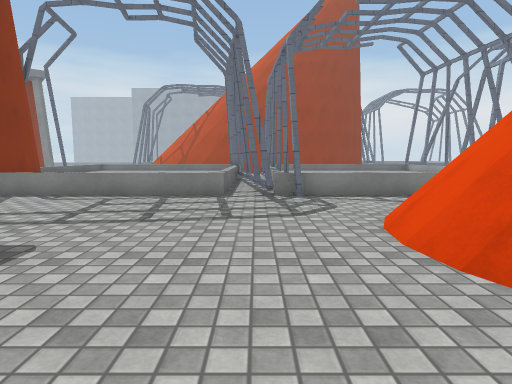
view 1 (above)

24 first-person views from a walk through a 3-D level made in the Unity game engine. The camera is 1.2 m above the floor, tilts 6° down and sees 75° across. The floor is counted in squares, 1 m on a side. Each view is taken from the middle of a square. On the plan, view 1 faces up. The plan holds only what a view shows up to about 14 squares ahead; the rest is blank. The place goes on beyond the plan. The player is left out. Surface patterns are stand-ins for the level's own textures.

view 2
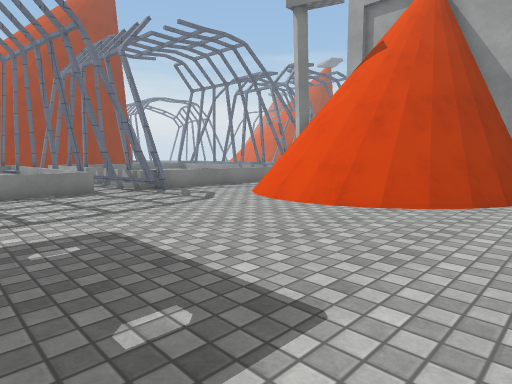

view 3
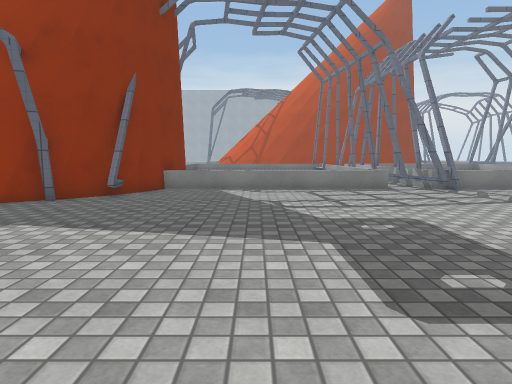

view 4
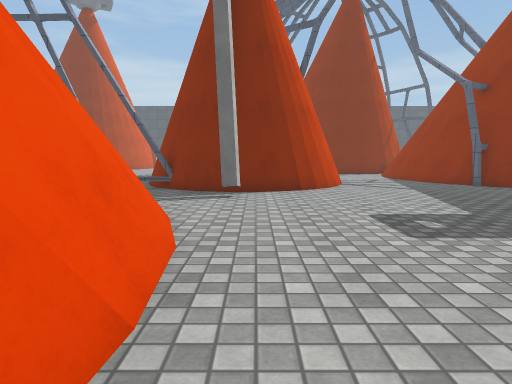

view 5
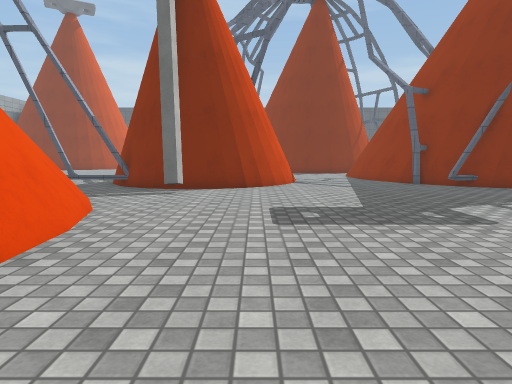

view 6
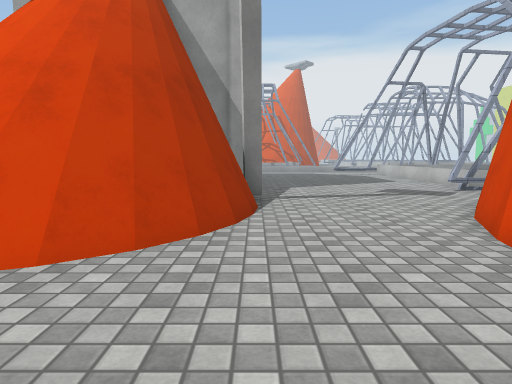

view 7
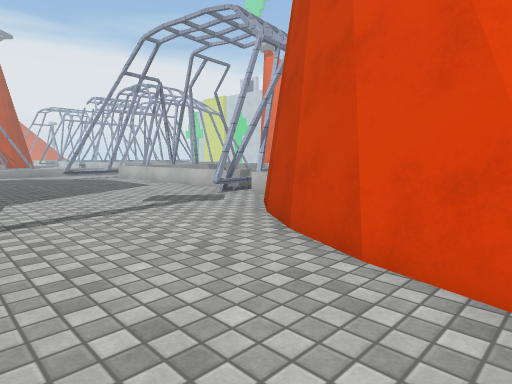

view 8
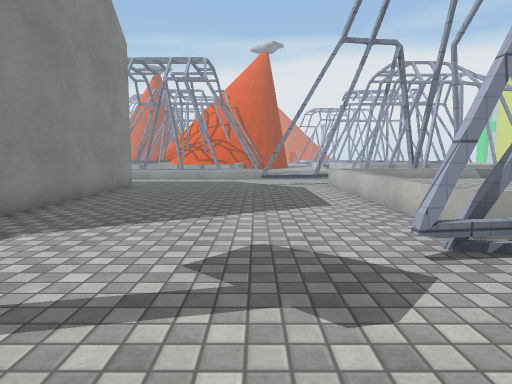

view 9
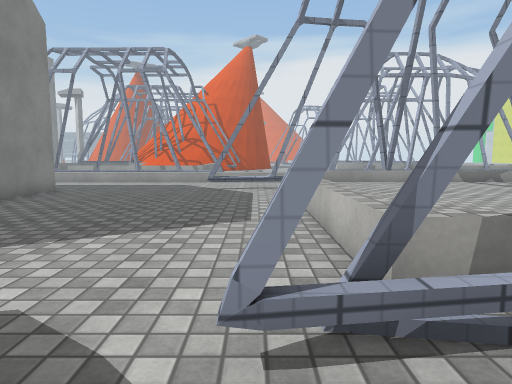

view 10
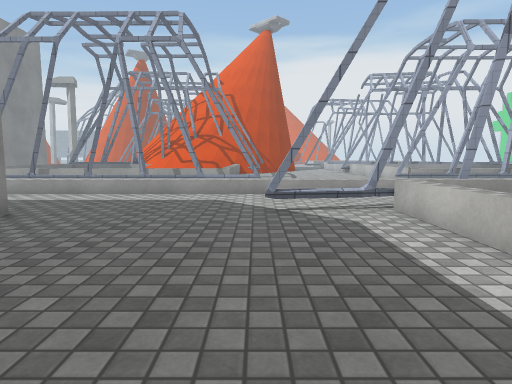

view 11
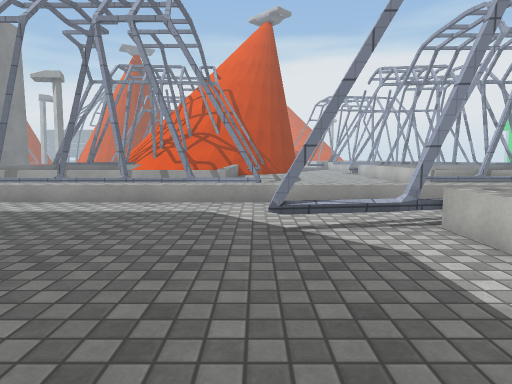

view 12
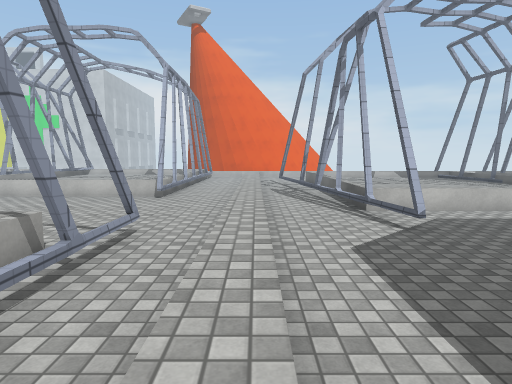

view 13
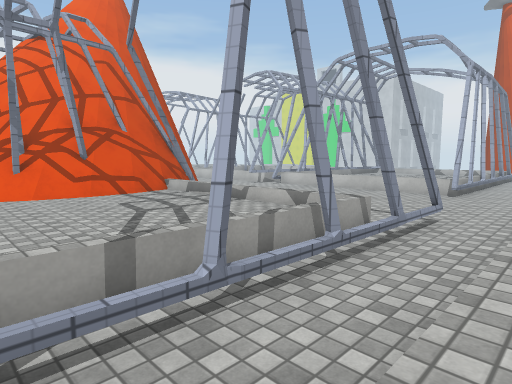

view 14
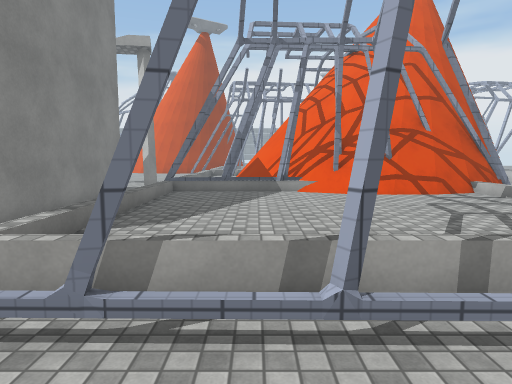

view 15
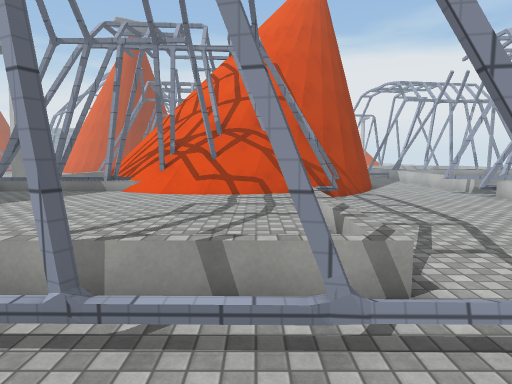

view 16
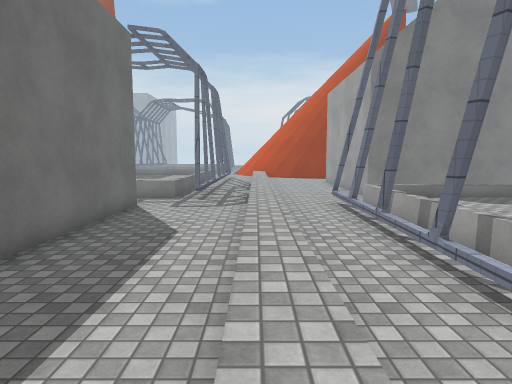

view 17
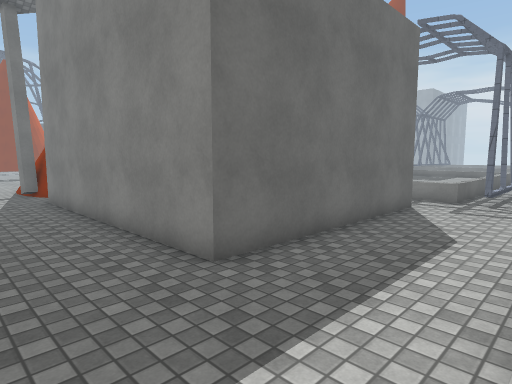

view 18
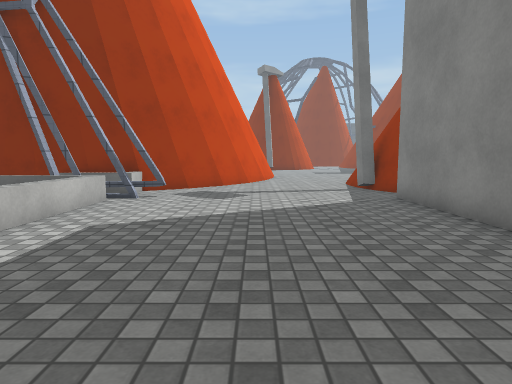

view 19
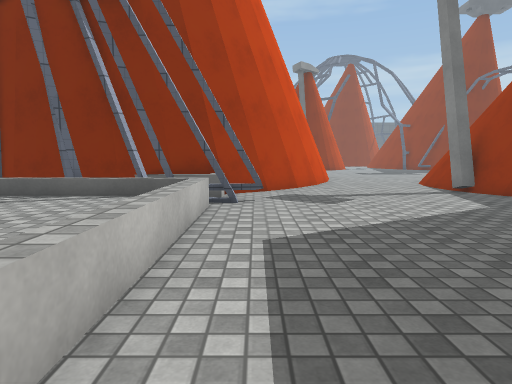

view 20
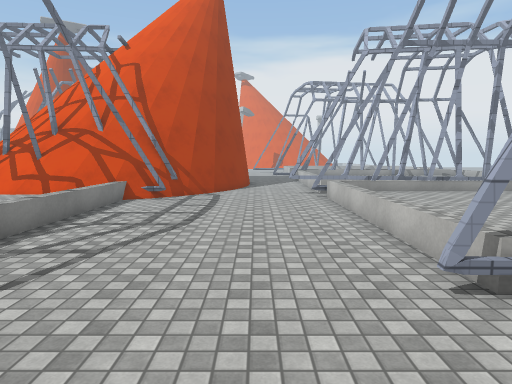

view 21
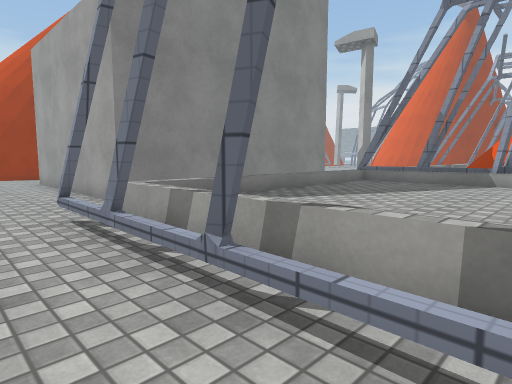

view 22
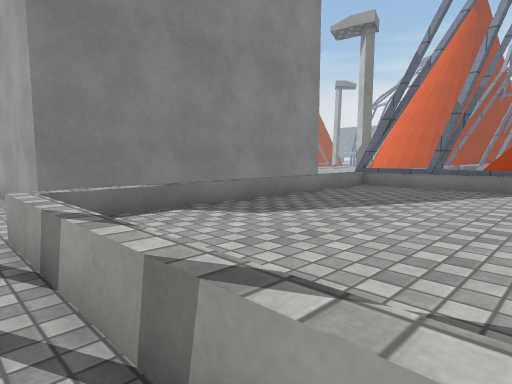

view 23
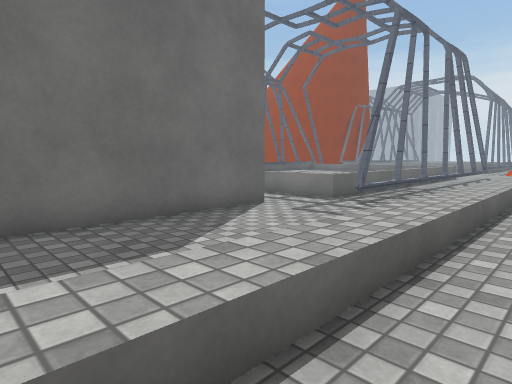

view 24
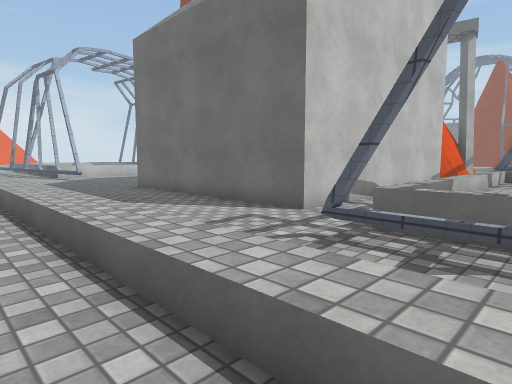

### Floor plan
Key: @ floor where view 1 was taken; # wall or solid block; x gap in a wall; . main floor; : floor 0.25 m higher than the main floor; + floor 0.5 m higher than the main floor; * floor 0.75 m higher than the main floor; % floor 7.25 m higher than the main floor; & floor 7.5 m higher than the main floor; / step, stairs or slope; = window, fence, low wall or low ledge; ^ raised ledge; v drop or lower ground.
Columns run from 12 left of view 1 to 39 right of it. Each row starts with its distance up from view 1.
 13    #       =#^                   ^.# +....#
 12    #       =#^                   ^.. +....#
 11   ##:::::::=#^^^^^^     #^^^^^^^^^.#.+....##########
 10   #.........##....             ....=.+....
  9  ##..............             .......+...........
  8 ###.............=       ##########...+..#*::::::::=#
  7 #..............=#                #...+..//::::::::##
  6 .............../////v            #...+..#*::::::::##
  5 ..............////////%          #...+..//::::::::#
  4 ..............////////&          #...+..#*::::::::#
  3 .............../////vvv          #...+..//::::::::#
  2 .............../=#vvv            #...+..#* :::::::#
  1 ##..............=######^        ##...+..// :::::: =
  0  #..........@.....==##..#########....+..#* ::::::##
 -1  ##..................................+...* :::::::#
 -2   #..................................+..#* :::::::##
 -3   #.#.....=####......................+...*::::::::##
 -4   #....=##########...................+............=#
 -5 ###...###        ##..................+..#..........#
 -6 #...=             ##.............#...+..............
 -7  ..                ##..#.............+..............
 -8  #^                 ##^#/........=/..+..............
 -9                      ###/:::::::::/..+..............
-10                       ##/:::::::::#..+..............
-11                       # /:::::::::/..+...=..........
-12                         /:::::::::#..+...x=========#

Positions as (right, up) in squares from view 1, and headings:
1: (0, 0), facing up
2: (-5, -1), facing up-right
3: (-6, -2), facing up
4: (2, -2), facing left
5: (3, 0), facing left
6: (-1, 0), facing right
7: (2, 0), facing down-right
8: (7, -5), facing right
9: (9, -7), facing right
10: (14, -5), facing right
11: (16, -5), facing right
12: (25, 2), facing down
13: (25, 4), facing down-right
14: (25, 5), facing right
15: (25, -2), facing right
16: (25, -3), facing up
17: (25, -3), facing up-left
18: (21, -4), facing left
19: (20, -7), facing left
20: (25, -9), facing right
21: (26, 2), facing up-right
22: (28, 3), facing up-right
23: (27, 2), facing up-left
24: (27, 13), facing down-left
